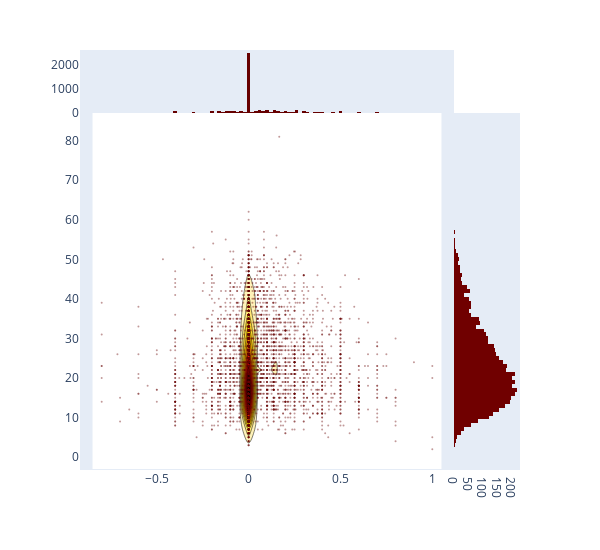

Notebook code for this chart:
### Code cell
trace1 = go.Scatter(
    x=df['polarity'], y=df['word_count'], mode='markers', name='points',
    marker=dict(color='rgb(102,0,0)', size=2, opacity=0.4)
)
trace2 = go.Histogram2dContour(
    x=df['polarity'], y=df['word_count'], name='density', ncontours=20,
    colorscale='Hot', reversescale=True, showscale=False
)
trace3 = go.Histogram(
    x=df['polarity'], name='Sentiment polarity density',
    marker=dict(color='rgb(102,0,0)'),
    yaxis='y2'
)
trace4 = go.Histogram(
    y=df['word_count'], name='word count density', marker=dict(color='rgb(112,0,0)'),
    xaxis='x2'
)
data = [trace1, trace2, trace3, trace4]

layout = go.Layout(
    showlegend=False,
    autosize=False,
    width=600,
    height=550,
    xaxis=dict(
        domain=[0, 0.85],
        showgrid=False,
        zeroline=False
    ),
    yaxis=dict(
        domain=[0, 0.85],
        showgrid=False,
        zeroline=False
    ),
    margin=dict(
        t=50
    ),
    hovermode='closest',
    bargap=0,
    xaxis2=dict(
        domain=[0.85, 1],
        showgrid=False,
        zeroline=False
    ),
    yaxis2=dict(
        domain=[0.85, 1],
        showgrid=False,
        zeroline=False
    )
)

go.Figure(data=data, layout=layout)

### Figure 1 — Plotly figure (JSON) as saved in the notebook; plotly's stock layout.template omitted (floating-point values rounded to 4 significant figures; data arrays with more than 128 entries replaced by an {"elided": "..."} marker saying what was removed)
{"data": [{"marker": {"color": "rgb(102,0,0)", "opacity": 0.4, "size": 2}, "mode": "markers", "name": "points", "type": "scatter", "x": {"elided": "4846 float values"}, "y": {"elided": "4846 int values"}}, {"colorscale": [[0, "rgb(0,0,0)"], [0.3333, "rgb(230,0,0)"], [0.6667, "rgb(255,210,0)"], [1, "rgb(255,255,255)"]], "name": "density", "ncontours": 20, "reversescale": true, "showscale": false, "type": "histogram2dcontour", "x": {"elided": "4846 float values"}, "y": {"elided": "4846 int values"}}, {"marker": {"color": "rgb(102,0,0)"}, "name": "Sentiment polarity density", "type": "histogram", "x": {"elided": "4846 float values"}, "yaxis": "y2"}, {"marker": {"color": "rgb(112,0,0)"}, "name": "word count density", "type": "histogram", "xaxis": "x2", "y": {"elided": "4846 int values"}}], "layout": {"autosize": false, "bargap": 0, "height": 550, "hovermode": "closest", "margin": {"t": 50}, "showlegend": false, "width": 600, "xaxis": {"domain": [0, 0.85], "showgrid": false, "zeroline": false}, "xaxis2": {"domain": [0.85, 1], "showgrid": false, "zeroline": false}, "yaxis": {"domain": [0, 0.85], "showgrid": false, "zeroline": false}, "yaxis2": {"domain": [0.85, 1], "showgrid": false, "zeroline": false}}}
